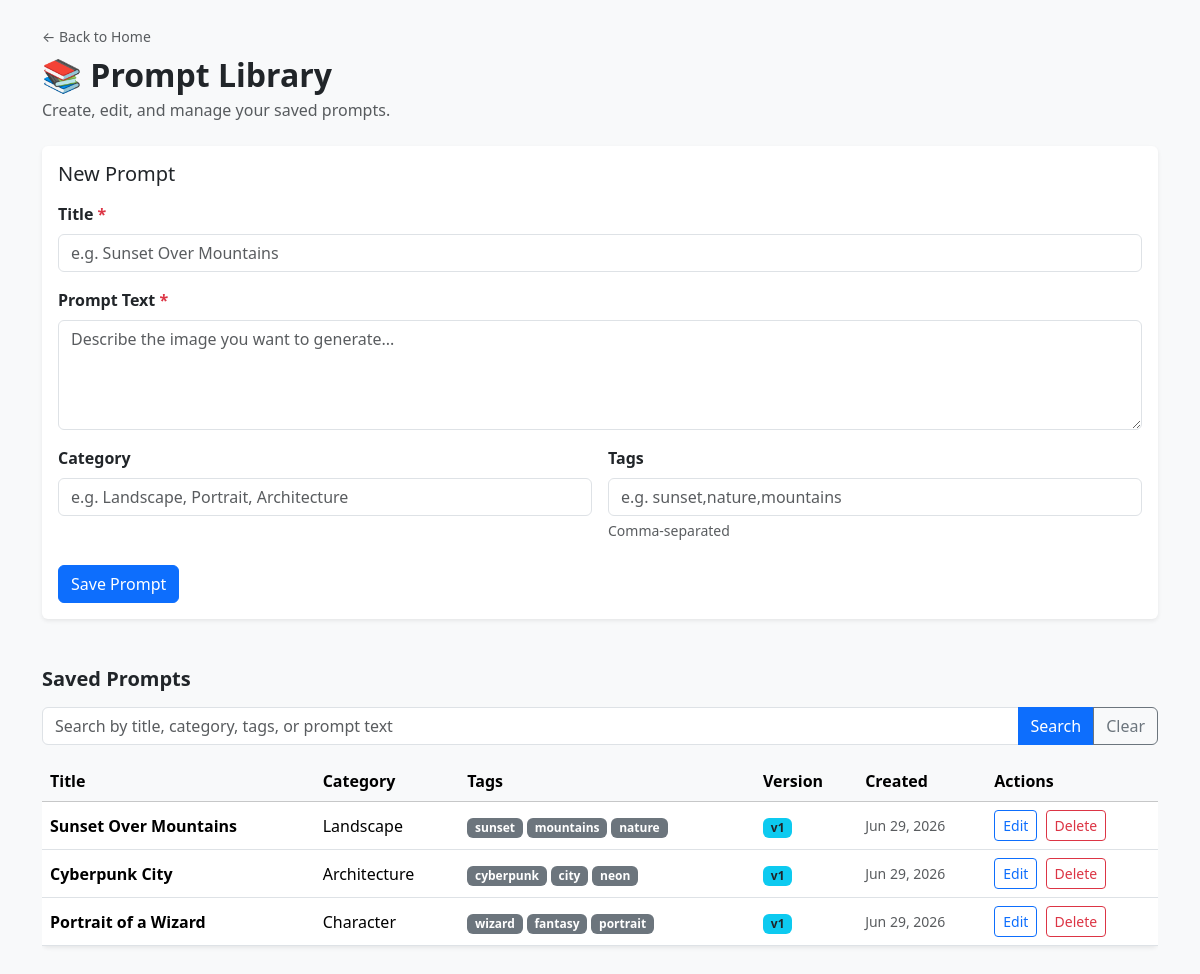
Screenshot of /pages/prompts.php with the database file from the repository.
### tables this page shows
CREATE TABLE prompts (
    prompt_id INT AUTO_INCREMENT PRIMARY KEY,
    title VARCHAR(255) NOT NULL,
    prompt_text TEXT NOT NULL,
    category VARCHAR(100),
    tags VARCHAR(255),
    favorite_status TINYINT(1) DEFAULT 0,
    status ENUM('active', 'archived') DEFAULT 'active',
    version_number INT DEFAULT 1,
    created_at DATETIME DEFAULT CURRENT_TIMESTAMP,
    updated_at DATETIME DEFAULT CURRENT_TIMESTAMP ON UPDATE CURRENT_TIMESTAMP
);

### pages/prompts.php (the view, shortened to what this page needs)
<?php
$conn = getConnection();
$editPrompt = null;
$search = isset($_GET['search']) ? trim($_GET['search']) : '';
$searchSql = "";
$prompts = $conn->query("SELECT * FROM prompts WHERE status = 'active' $searchSql ORDER BY created_at DESC");
?>
<!DOCTYPE html>
<html lang="en">
<head>
    <link href="https://cdn.jsdelivr.net/npm/bootstrap@5.3.3/dist/css/bootstrap.min.css" rel="stylesheet">
</head>
<body class="bg-light">
<div class="container mt-4 mb-5">
    <a href="../index.php" class="text-decoration-none text-muted small">&larr; Back to Home</a>
    <h2 class="fw-bold mt-2 mb-1">
        <?php echo $editPrompt ? '✏️ Edit Prompt' : '📚 Prompt Library'; ?>
    </h2>
    <p class="text-muted mb-4">
        <?php echo $editPrompt ? 'Update the prompt details below.' : 'Create, edit, and manage your saved prompts.'; ?>
    </p>
    <div class="card shadow-sm border-0 mb-5">
        <div class="card-body">
            <h5 class="card-title mb-3"><?php echo $editPrompt ? 'Edit Prompt' : 'New Prompt'; ?></h5>
            <form method="POST" action="prompts.php">
                <div class="mb-3">
                    <label for="title" class="form-label fw-semibold">Title <span class="text-danger">*</span></label>
                    <input type="text" class="form-control" id="title" name="title" required
                           placeholder="e.g. Sunset Over Mountains"
                           value="<?php echo $editPrompt ? htmlspecialchars($editPrompt['title']) : ''; ?>">
                </div>
                <div class="mb-3">
                    <label for="prompt_text" class="form-label fw-semibold">Prompt Text <span class="text-danger">*</span></label>
                    <textarea class="form-control" id="prompt_text" name="prompt_text" rows="4" required
                              placeholder="Describe the image you want to generate..."><?php echo $editPrompt ? htmlspecialchars($editPrompt['prompt_text']) : ''; ?></textarea>
                </div>
                <div class="row g-3">
                    <div class="col-md-6">
                        <label for="category" class="form-label fw-semibold">Category</label>
                        <input type="text" class="form-control" id="category" name="category"
                               placeholder="e.g. Landscape, Portrait, Architecture"
                               value="<?php echo $editPrompt ? htmlspecialchars($editPrompt['category']) : ''; ?>">
                    </div>
                    <div class="col-md-6">
                        <label for="tags" class="form-label fw-semibold">Tags</label>
                        <input type="text" class="form-control" id="tags" name="tags"
                               placeholder="e.g. sunset,nature,mountains"
                               value="<?php echo $editPrompt ? htmlspecialchars($editPrompt['tags']) : ''; ?>">
                        <div class="form-text">Comma-separated</div>
                    </div>
                </div>
                <div class="mt-4 d-flex gap-2">
                    <button type="submit" class="btn btn-primary">
                        <?php echo $editPrompt ? 'Update Prompt' : 'Save Prompt'; ?>
                    </button>
                </div>
            </form>
        </div>
    </div>
    <?php if (!$editPrompt): ?>
    <h5 class="fw-semibold mb-3">Saved Prompts</h5>
  <form method="GET" action="prompts.php" class="mb-3">
      <div class="input-group">
          <input type="text" name="search" class="form-control"
                 placeholder="Search by title, category, tags, or prompt text"
                 value="<?php echo htmlspecialchars($search); ?>">
          <button class="btn btn-primary" type="submit">Search</button>
          <a href="prompts.php" class="btn btn-outline-secondary">Clear</a>
      </div>
  </form>
    <?php if ($prompts && $prompts->num_rows > 0): ?>
    <div class="table-responsive">
        <table class="table table-hover align-middle bg-white shadow-sm rounded">
            <thead class="table-light">
                <tr>
                    <th>Title</th>
                    <th>Category</th>
                    <th>Tags</th>
                    <th>Version</th>
                    <th>Created</th>
                    <th>Actions</th>
                </tr>
            </thead>
            <tbody>
                <?php while ($row = $prompts->fetch_assoc()): ?>
                <tr>
                    <td class="fw-semibold"><?php echo htmlspecialchars($row['title']); ?></td>
                    <td><?php echo htmlspecialchars($row['category'] ?? '—'); ?></td>
                    <td>
                        <?php
                        if (!empty($row['tags'])) {
                            foreach (explode(',', $row['tags']) as $tag) {
                                echo '<span class="badge bg-secondary me-1">' . htmlspecialchars(trim($tag)) . '</span>';
                            }
                        } else {
                            echo '—';
                        }
                        ?>
                    </td>
                    <td><span class="badge bg-info text-dark">v<?php echo $row['version_number']; ?></span></td>
                    <td class="text-muted small"><?php echo date('M j, Y', strtotime($row['created_at'])); ?></td>
                    <td>
                        <a href="prompts.php?edit=<?php echo $row['prompt_id']; ?>"
                           class="btn btn-sm btn-outline-primary me-1">Edit</a>
                        <a href="prompts.php?delete=<?php echo $row['prompt_id']; ?>"
                           class="btn btn-sm btn-outline-danger"
                           onclick="return confirm('Delete this prompt?')">Delete</a>
                    </td>
                </tr>
                <?php endwhile; ?>
            </tbody>
        </table>
    </div>
    <?php else: ?>
        <p class="text-muted">No prompts yet. Create your first one above.</p>
    <?php endif; ?>
    <?php endif; ?>
</div>
</body>
</html>

### rows the page displays
prompts: title "Sunset Over Mountains", category "Landscape", tags "sunset", tags "mountains", tags "nature", version_number "1", created_at "Jun 29, 2026"
prompts: title "Cyberpunk City", category "Architecture", tags "cyberpunk", tags "city", tags "neon", version_number "1", created_at "Jun 29, 2026"
prompts: title "Portrait of a Wizard", category "Character", tags "wizard", tags "fantasy", tags "portrait", version_number "1", created_at "Jun 29, 2026"
